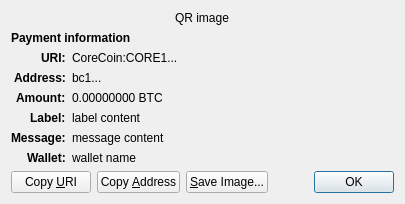
<?xml version="1.0" encoding="UTF-8"?>
<ui version="4.0">
 <class>ReceiveRequestDialog</class>
 <widget class="QDialog" name="ReceiveRequestDialog">
  <property name="geometry">
   <rect>
    <x>0</x>
    <y>0</y>
    <width>413</width>
    <height>229</height>
   </rect>
  </property>
  <property name="windowTitle">
   <string>Request payment to ...</string>
  </property>
  <layout class="QGridLayout" name="gridLayout" columnstretch="0,1">
   <property name="sizeConstraint">
    <enum>QLayout::SetFixedSize</enum>
   </property>
   <item row="0" column="0" colspan="2" alignment="Qt::AlignHCenter">
    <widget class="QRImageWidget" name="qr_code">
     <property name="text">
      <string notr="true">QR image</string>
     </property>
     <property name="textInteractionFlags">
      <set>Qt::NoTextInteraction</set>
     </property>
    </widget>
   </item>
   <item row="1" column="0" colspan="2">
    <widget class="QLabel" name="payment_header">
     <property name="font">
      <font>
       <weight>75</weight>
       <bold>true</bold>
      </font>
     </property>
     <property name="text">
      <string>Payment information</string>
     </property>
     <property name="textInteractionFlags">
      <set>Qt::NoTextInteraction</set>
     </property>
    </widget>
   </item>
   <item row="2" column="0" alignment="Qt::AlignRight|Qt::AlignTop">
    <widget class="QLabel" name="uri_tag">
     <property name="font">
      <font>
       <weight>75</weight>
       <bold>true</bold>
      </font>
     </property>
     <property name="text">
      <string notr="true">URI:</string>
     </property>
     <property name="textFormat">
      <enum>Qt::PlainText</enum>
     </property>
     <property name="textInteractionFlags">
      <set>Qt::NoTextInteraction</set>
     </property>
    </widget>
   </item>
   <item row="2" column="1" alignment="Qt::AlignTop">
    <widget class="QLabel" name="uri_content">
     <property name="text">
      <string notr="true">CoreCoin:CORE1...</string>
     </property>
     <property name="textFormat">
      <enum>Qt::RichText</enum>
     </property>
     <property name="wordWrap">
      <bool>true</bool>
     </property>
     <property name="textInteractionFlags">
      <set>Qt::TextSelectableByMouse</set>
     </property>
    </widget>
   </item>
   <item row="3" column="0" alignment="Qt::AlignRight|Qt::AlignTop">
    <widget class="QLabel" name="address_tag">
     <property name="font">
      <font>
       <weight>75</weight>
       <bold>true</bold>
      </font>
     </property>
     <property name="text">
      <string>Address:</string>
     </property>
     <property name="textInteractionFlags">
      <set>Qt::NoTextInteraction</set>
     </property>
    </widget>
   </item>
   <item row="3" column="1" alignment="Qt::AlignTop">
    <widget class="QLabel" name="address_content">
     <property name="text">
      <string notr="true">bc1...</string>
     </property>
     <property name="textFormat">
      <enum>Qt::PlainText</enum>
     </property>
     <property name="textInteractionFlags">
      <set>Qt::TextSelectableByMouse</set>
     </property>
    </widget>
   </item>
   <item row="4" column="0" alignment="Qt::AlignRight|Qt::AlignTop">
    <widget class="QLabel" name="amount_tag">
     <property name="font">
      <font>
       <weight>75</weight>
       <bold>true</bold>
      </font>
     </property>
     <property name="text">
      <string>Amount:</string>
     </property>
     <property name="textInteractionFlags">
      <set>Qt::NoTextInteraction</set>
     </property>
    </widget>
   </item>
   <item row="4" column="1" alignment="Qt::AlignTop">
    <widget class="QLabel" name="amount_content">
     <property name="text">
      <string notr="true">0.00000000 BTC</string>
     </property>
     <property name="textFormat">
      <enum>Qt::PlainText</enum>
     </property>
     <property name="textInteractionFlags">
      <set>Qt::TextSelectableByMouse</set>
     </property>
    </widget>
   </item>
   <item row="5" column="0" alignment="Qt::AlignRight|Qt::AlignTop">
    <widget class="QLabel" name="label_tag">
     <property name="font">
      <font>
       <weight>75</weight>
       <bold>true</bold>
      </font>
     </property>
     <property name="text">
      <string>Label:</string>
     </property>
     <property name="textInteractionFlags">
      <set>Qt::NoTextInteraction</set>
     </property>
    </widget>
   </item>
   <item row="5" column="1" alignment="Qt::AlignTop">
    <widget class="QLabel" name="label_content">
     <property name="text">
      <string notr="true">label content</string>
     </property>
     <property name="textFormat">
      <enum>Qt::PlainText</enum>
     </property>
     <property name="wordWrap">
      <bool>true</bool>
     </property>
     <property name="textInteractionFlags">
      <set>Qt::TextSelectableByMouse</set>
     </property>
    </widget>
   </item>
   <item row="6" column="0" alignment="Qt::AlignRight|Qt::AlignTop">
    <widget class="QLabel" name="message_tag">
     <property name="font">
      <font>
       <weight>75</weight>
       <bold>true</bold>
      </font>
     </property>
     <property name="text">
      <string>Message:</string>
     </property>
     <property name="textInteractionFlags">
      <set>Qt::NoTextInteraction</set>
     </property>
    </widget>
   </item>
   <item row="6" column="1" alignment="Qt::AlignTop">
    <widget class="QLabel" name="message_content">
     <property name="text">
      <string notr="true">message content</string>
     </property>
     <property name="textFormat">
      <enum>Qt::PlainText</enum>
     </property>
     <property name="wordWrap">
      <bool>true</bool>
     </property>
     <property name="textInteractionFlags">
      <set>Qt::TextSelectableByMouse</set>
     </property>
    </widget>
   </item>
   <item row="7" column="0" alignment="Qt::AlignRight|Qt::AlignTop">
    <widget class="QLabel" name="wallet_tag">
     <property name="font">
      <font>
       <weight>75</weight>
       <bold>true</bold>
      </font>
     </property>
     <property name="text">
      <string>Wallet:</string>
     </property>
     <property name="textInteractionFlags">
      <set>Qt::NoTextInteraction</set>
     </property>
    </widget>
   </item>
   <item row="7" column="1" alignment="Qt::AlignTop">
    <widget class="QLabel" name="wallet_content">
     <property name="text">
      <string notr="true">wallet name</string>
     </property>
     <property name="textFormat">
      <enum>Qt::PlainText</enum>
     </property>
     <property name="wordWrap">
      <bool>true</bool>
     </property>
     <property name="textInteractionFlags">
      <set>Qt::TextSelectableByMouse</set>
     </property>
    </widget>
   </item>
   <item row="8" column="0" colspan="2">
    <layout class="QHBoxLayout" name="horizontalLayout">
     <item>
      <widget class="QPushButton" name="btnCopyURI">
       <property name="text">
        <string>Copy &amp;URI</string>
       </property>
       <property name="autoDefault">
        <bool>false</bool>
       </property>
      </widget>
     </item>
     <item>
      <widget class="QPushButton" name="btnCopyAddress">
       <property name="text">
        <string>Copy &amp;Address</string>
       </property>
       <property name="autoDefault">
        <bool>false</bool>
       </property>
      </widget>
     </item>
     <item>
      <widget class="QPushButton" name="btnSaveAs">
       <property name="text">
        <string>&amp;Save Image...</string>
       </property>
       <property name="autoDefault">
        <bool>false</bool>
       </property>
      </widget>
     </item>
     <item>
      <spacer name="horizontalSpacer_2">
       <property name="orientation">
        <enum>Qt::Horizontal</enum>
       </property>
       <property name="sizeHint" stdset="0">
        <size>
         <width>40</width>
         <height>20</height>
        </size>
       </property>
      </spacer>
     </item>
     <item>
      <widget class="QDialogButtonBox" name="buttonBox">
       <property name="focusPolicy">
        <enum>Qt::StrongFocus</enum>
       </property>
       <property name="standardButtons">
        <set>QDialogButtonBox::Ok</set>
       </property>
      </widget>
     </item>
    </layout>
   </item>
  </layout>
 </widget>
 <customwidgets>
  <customwidget>
   <class>QRImageWidget</class>
   <extends>QLabel</extends>
   <header>qt/qrimagewidget.h</header>
  </customwidget>
 </customwidgets>
 <tabstops>
  <tabstop>buttonBox</tabstop>
  <tabstop>btnCopyURI</tabstop>
  <tabstop>btnCopyAddress</tabstop>
  <tabstop>btnSaveAs</tabstop>
 </tabstops>
 <resources/>
 <connections>
  <connection>
   <sender>buttonBox</sender>
   <signal>accepted()</signal>
   <receiver>ReceiveRequestDialog</receiver>
   <slot>accept()</slot>
   <hints>
    <hint type="sourcelabel">
     <x>135</x>
     <y>230</y>
    </hint>
    <hint type="destinationlabel">
     <x>135</x>
     <y>126</y>
    </hint>
   </hints>
  </connection>
 </connections>
</ui>
